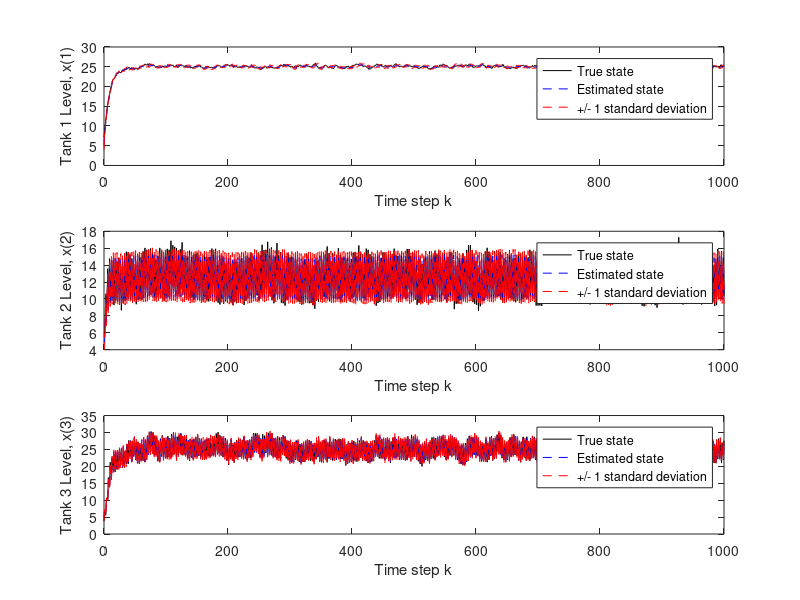
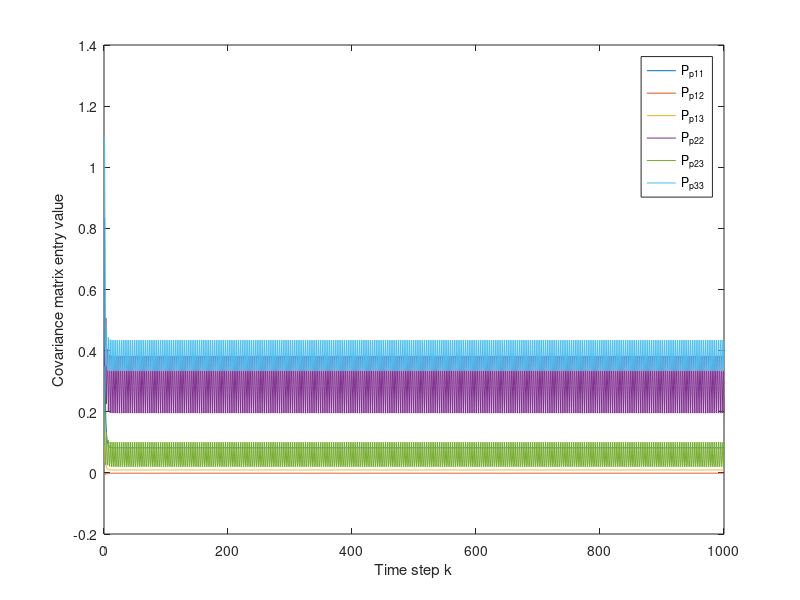

Reproduce these figures in MATLAB, in order.
% Time-Varying Kalman Filter design for the Water Tank System
%
% Course: Recursive Estimation, Spring 2013
% Problem Set: Kalman Filtering
%
% --
% ETH Zurich
% Institute for Dynamic Systems and Control
% Markus Hehn
% hehnm@ethz.ch
% 2013
%
% --
% Revision history
% [13.05.13, MH]    First version
% [20.05.13, PR]    Revision
%
clc; 
clear all;
% Simulation settings:
% Number of steps.
N = 1000;

% Choose part of the problem: C through G.
problemPart = 'G';

%% Simulate the real system
% Distribution parameters
x0 = 5*ones(3,1);
P0 = eye(3);
Q = diag([1/40, 1/10, 1/5]);
R = 0.5*eye(2);

% Draw samples of the process noise for all time steps:
v = (randn(N,3)*chol(Q))';
   
% Vector for full state history:
x = zeros(3,N+1);
% Draw random initial condition:
x(:,1) = x0 + chol(P0)*randn(3,1);

% Control input:
if(problemPart == 'D')
    u = 5*abs(sin(1:N));
else
    u = 5*ones(1,N);
end

% State dynamics:
% Parameters:
alpha1 = 0.1;
alpha2 = 0.5;
alpha3 = 0.2;
    
% B matrix is constant in all problem parts:
B = [0.5;0.5;0];

% A matrix is potentially time-varying. Ak contains a full history of A
% for all cases:
if(problemPart == 'C' || problemPart == 'D' || problemPart == 'E')
    A = [1-alpha1, 0, 0; 0, 1, 0; alpha1, 0, 1-alpha3];
    Ak = repmat(A, [1 1 N]);
elseif(problemPart == 'F')
    A = [1-alpha1, 0, 0; 0, 1-0.5, 0; alpha1, 0.5, 1-alpha3];
    Ak = repmat(A, [1 1 N]);
elseif(problemPart == 'G')
    A = [1-alpha1, 0, 0; 0, 1, 0; alpha1, 0, 1-alpha3];
    Ak = repmat(A, [1 1 N]);
    Ak(2,2,1:3:N) = 1-0.5;
    Ak(3,2,1:3:N) = 0.5;
end

% Measurements:
% Vector for full measurement history:
z = zeros(2,N+1);

% H matrix depends on problem part:
if(problemPart == 'C' || problemPart == 'D')
    H = [0 1 0; 0 0 1];
else
    H = [1 0 0; 0 0 1];
end

% Draw samples of the measurement noise for all time steps:
w = (randn(N+1,2)*chol(R))';

% Compute state and measurement history from Ak, B, u, v, H, w:
for k = 2:(N+1)
    x(:,k) = Ak(:,:,k-1)*x(:,k-1)+B*u(k-1)+v(:,k-1);
    z(:,k) = H*x(:,k)+w(:,k);
end

%% Run the Kalman Filter.

% Initial mean and variance:
x0_hat = x0;
P0_hat = P0;

% Activate for part c3: random initial PSD, diagonal variance:
drawRandomVar = 0;
if(drawRandomVar)
    P0_hat = diag(5*rand(3,1).*diag(P0));
end

% Mean and variance history vectors:
x_hat = zeros(3,N+1);
P_hat = zeros(3,3,N+1);
P_p = zeros(3,3,N+1);

% Set initial mean and variance.
% problem part A.
x_hat(:,1) = x0_hat;
P_hat(:,:,1) = P0_hat;

% Pre-compute the inverse of R because we need it all the time.
R_inv = inv(R);

% Execute the Kalman Filter equations for each time step:
% Matlab index starts at 1, which corresponds to k = 0, i.e. P_p(:,:,2) is P_p(1)
for i = 2:(N+1)
    x_p = Ak(:,:,i-1)*x_hat(:,i-1)+B*u(i-1);
    P_p(:,:,i) = Ak(:,:,i-1)*P_hat(:,:,i-1)*Ak(:,:,i-1)' + Q;
    
    P_hat(:,:,i) = inv(inv(P_p(:,:,i)) + H'*R_inv*H);
    x_hat(:,i) = x_p + P_hat(:,:,i)*H'*R_inv*(z(:,i)-H*x_p);
end

%% Plot results
%Mean
figure(1)
for i = 1:3
    subplot(3,1,i)
    plot(0:N, x(i,:), 'k-', 0:N, x_hat(i,:), 'b--', ...
        0:N, x_hat(i,:)'+sqrt(squeeze(P_hat(i,i,:))), 'r--',...
        0:N, x_hat(i,:)'-sqrt(squeeze(P_hat(i,i,:))), 'r--')
    legend('True state', 'Estimated state', '+/- 1 standard deviation');
    ylabel(['Tank ' num2str(i) ' Level, x(',int2str(i),')'])
    xlabel('Time step k')
end
% Variances
figure(2)
plot(1:N, squeeze(P_p(1:3,1,2:end)), 1:N, squeeze(P_p(2:3,2,2:end)), ...
    1:N, squeeze(P_p(3,3,2:end)));
xlabel('Time step k')
ylabel('Covariance matrix entry value')
legend('P_{p11}', 'P_{p12}','P_{p13}','P_{p22}','P_{p23}','P_{p33}')